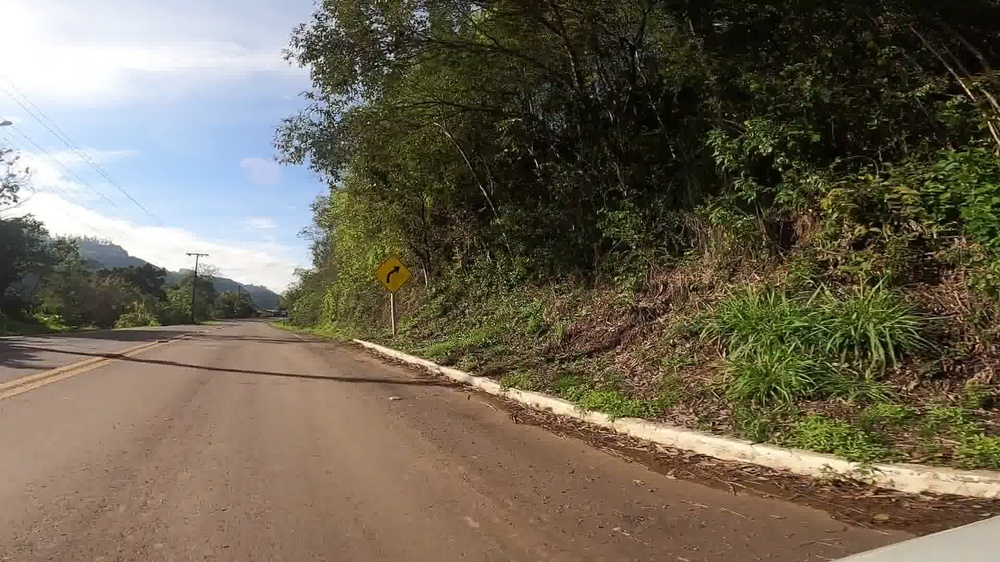
#> input picture images/1167.jpg, 1000 x 562 px, shrunk from 1920 x 1080 before the run
$ python -i extracaoCaracteristicas.py   (imports and definitions only)
#> lines starting #> are read from the running program, lines starting #| are printed output that depends on the picture; after the words box and inside, x2 and y2 are one past the last pixel; in counts of white or black regions, pixels touching at a corner belong together
#> further down, picture is the input picture: shape (562, 1000, 3); mean B, G, R 84.5, 101.5, 109.9
### utils/toHSV.py
import cv2 as cv
import numpy as np

def cor_simples_hsv(rgb):
    """Converte uma cor BGR para HSV e a classifica de forma robusta."""
    # Converte um único pixel BGR para HSV
    hsv_color = cv.cvtColor(np.uint8([[rgb]]), cv.COLOR_BGR2HSV)[0][0]
    h, s, v = hsv_color

    # Limiares para Saturação e Valor (Brilho)
    # Ignora cores com baixa saturação (cinzas) ou baixo valor (muito escuras)
    if s < 60 or v < 50:
        if v > 180: return 'branco'
        if v < 50: return 'preto'
        return 'cinza'

    # Agora classifica pela Matiz (Hue), que é a cor pura
    if h < 10 or h > 170:
        return 'vermelho'
    elif 15 < h < 40:
        return 'amarelo' # Faixa mais ampla para amarelo/laranja
    elif 100 < h < 130:
        return 'azul'
    else:
        return 'outra'

### utils/extracaoCaracteristicas.py
import cv2 as cv
import numpy as np
from sklearn.cluster import KMeans

from utils.toHSV import cor_simples_hsv

# [162 lines left out: functions contornos_rect, detectar_circulos, extrair_retangulos, canny, not called in this run]

def extracao(img):
    # Convertendo para escala de cinza e binarizando.
    gray = cv.cvtColor(img, cv.COLOR_BGR2GRAY) if len(img.shape) == 3 else img
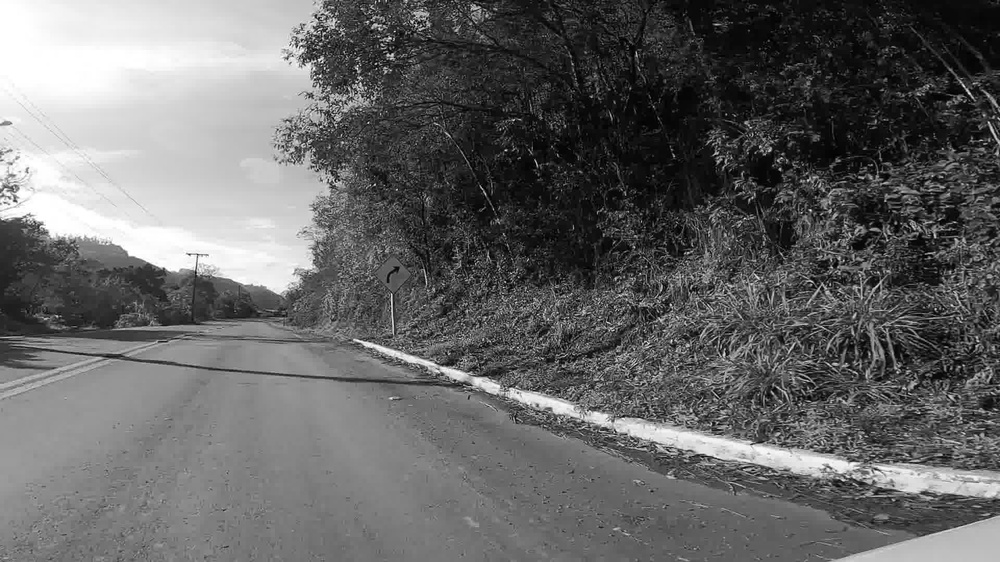
#> gray: shape (562, 1000); min 0, max 255, mean 102.1
    _, bin_img = cv.threshold(gray, 5, 255, cv.THRESH_BINARY)
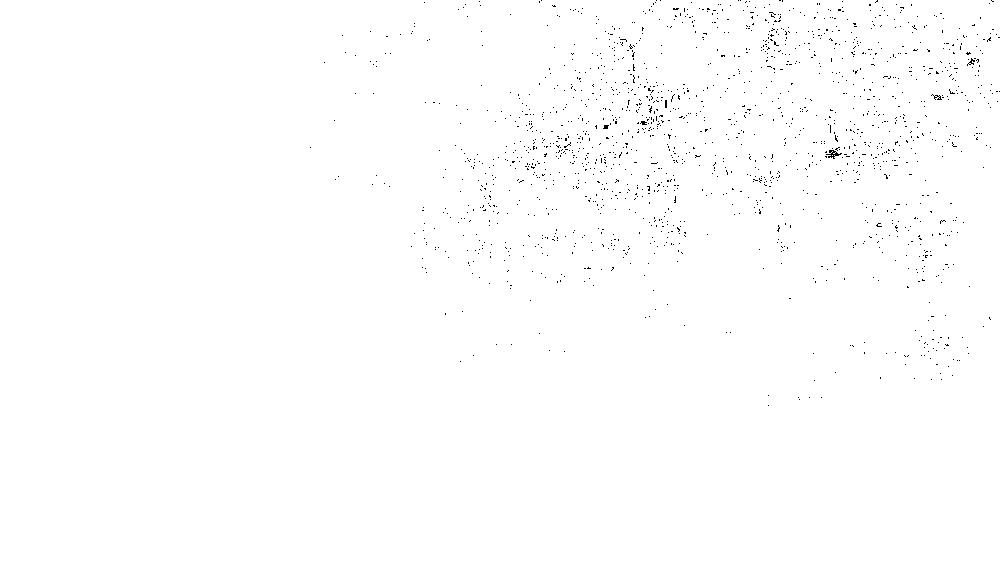
#> bin_img: shape (562, 1000); 99.5% white; black in thin lines or dots, all inside (x1, y1, x2, y2) = (310, 0, 1000, 406)

    # Detectando contornos e selecionando o maior.
    contornos, _ = cv.findContours(bin_img, cv.RETR_EXTERNAL, cv.CHAIN_APPROX_SIMPLE)
#> contornos = 1 contour; box (x1, y1, x2, y2) and area: (0, 0, 1000, 562) 560420
    if not contornos:
        return [0, 0, 0, 'outra', 'outra']

    contorno_principal = max(contornos, key=cv.contourArea)
#> contorno_principal = contour of 43 points, box (x1, y1, x2, y2) (0, 0, 1000, 562), area 560420

    # Calculando circularidade.
    area = cv.contourArea(contorno_principal)
#> area = 560419.5
    perimetro = cv.arcLength(contorno_principal, True)
#> perimetro = 3136.5
    circularidade = (4 * np.pi * area) / (perimetro ** 2) if perimetro != 0 else 0
#> circularidade = 0.716

    # Calculando razao / largura.
    x, y, w, h = cv.boundingRect(contorno_principal)
#> x = 0; y = 0; w = 1000; h = 562
    aspect_ratio = w / h if h != 0 else 0
#> aspect_ratio = 1.78

    # Aproximando vértices.
    epsilon = 0.02 * perimetro
#> epsilon = 62.73
    aproximado = cv.approxPolyDP(contorno_principal, epsilon, True)
#> aproximado = [[0, 0], [0, 561], [999, 561], [999, 0]]
    num_vertices = len(aproximado)
#> num_vertices = 4

    # Identificando cores principais.
    pixels = img[bin_img == 255]

    if len(pixels) < 2:
        return [circularidade, aspect_ratio, num_vertices, 'outra', 'outra']

    pixels_reshape = pixels.reshape(-1, 3).astype(np.float32)
    kmeans = KMeans(n_clusters=2, n_init='auto')
    kmeans.fit(pixels_reshape)
    cores_rgb = kmeans.cluster_centers_.astype(int)

    # kmeans.labels_ é um array que diz a qual cluster (0 ou 1) cada pixel pertence.
    # Vamos contar quantos pixels existem em cada cluster.
    counts = np.bincount(kmeans.labels_)

    # O índice do cluster com mais pixels é o da cor principal (fundo).
    idx_principal = np.argmax(counts)
    # O índice do cluster com menos pixels é o da cor secundária.
    idx_secundario = 1 - idx_principal # Se não for 0 é 1, e vice-versa

    cor_principal = cor_simples_hsv(cores_rgb[idx_principal])
    cor_secundaria = cor_simples_hsv(cores_rgb[idx_secundario])

    return [circularidade, aspect_ratio, num_vertices, cor_principal, cor_secundaria]

>>> import cv2
>>> picture = cv2.imread('../images/1167.jpg')
>>> result = extracao(picture)
#> result = [0.716, 1.78, 4, 'amarelo', 'branco']
